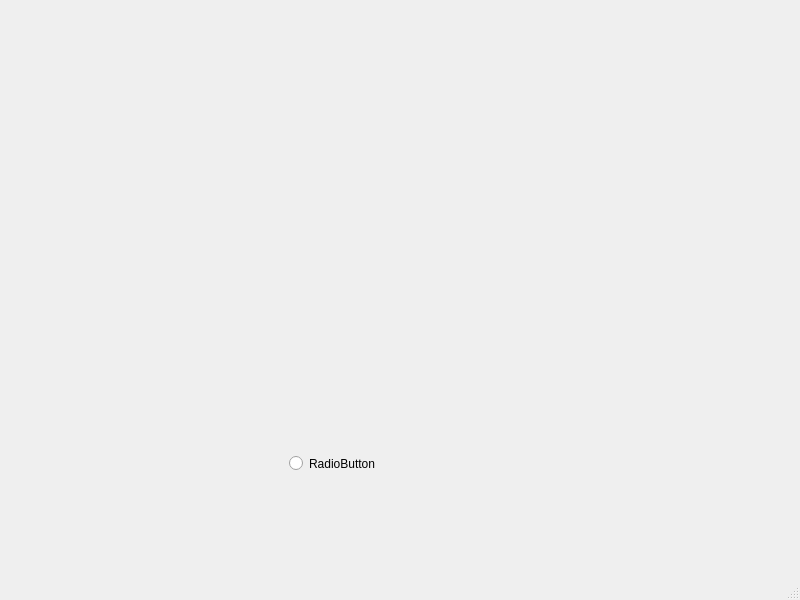
<?xml version="1.0" encoding="UTF-8"?>
<ui version="4.0">
 <class>MainWindow</class>
 <widget class="QMainWindow" name="MainWindow">
  <property name="geometry">
   <rect>
    <x>0</x>
    <y>0</y>
    <width>800</width>
    <height>600</height>
   </rect>
  </property>
  <property name="windowTitle">
   <string>MainWindow</string>
  </property>
  <widget class="QWidget" name="centralwidget">
   <widget class="QRadioButton" name="radioButton">
    <property name="geometry">
     <rect>
      <x>289</x>
      <y>443</y>
      <width>151</width>
      <height>41</height>
     </rect>
    </property>
    <property name="text">
     <string>RadioButton</string>
    </property>
   </widget>
  </widget>
  <widget class="QMenuBar" name="menubar">
   <property name="geometry">
    <rect>
     <x>0</x>
     <y>0</y>
     <width>800</width>
     <height>30</height>
    </rect>
   </property>
  </widget>
  <widget class="QStatusBar" name="statusbar"/>
 </widget>
 <resources/>
 <connections/>
</ui>
